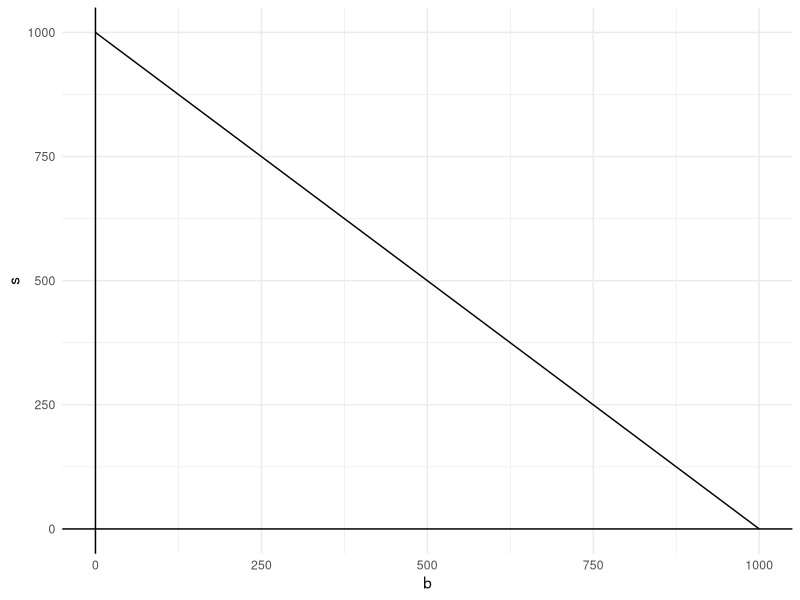
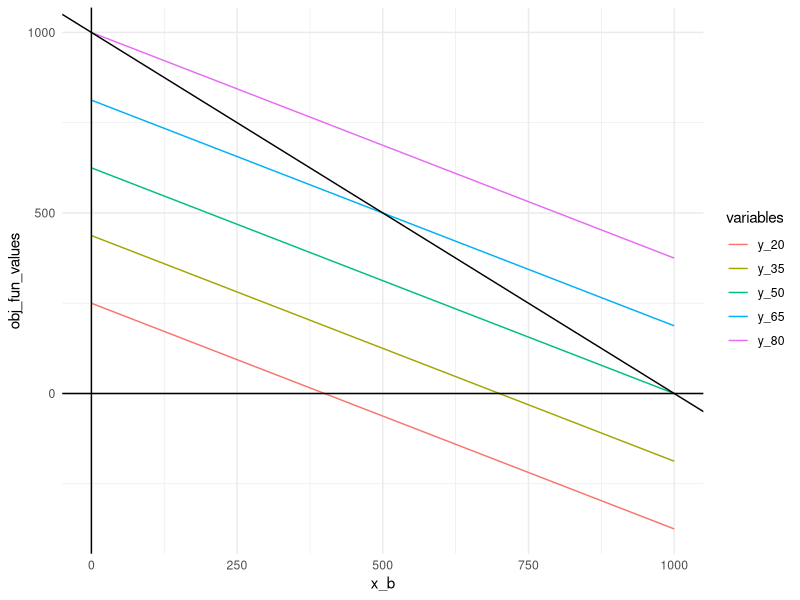

These figures' R source, in order:
## ---- chunk 1

library(tidyverse)
library(rmarkdown)
library(knitr)
library(xml2)
library(lpSolve) #Note this new library for Linear Programming

knitr::opts_chunk$set(echo = T, 
                      warning = T, 
                      message = F, 
                      eval = T, 
                      include = T,
                      fig.height=3.5, 
                      fig.width=3.5,
                      fig.align = 'center'
                      )
## ---- chunk 2

b <- 0:1000
s <- 1000 - b

ggplot(data.frame(cbind(b, s)), aes(b, s)) +
  geom_line() +
  geom_vline(xintercept = 0) + #vertical line
  geom_hline(yintercept = 0) + #horizontal line
  theme_minimal()

## ---- chunk 3

x_b <- 0:1000

y_20 <- (20-0.05*x_b)/0.08
y_35 <- (35-0.05*x_b)/0.08
y_50 <- (50-0.05*x_b)/0.08
y_65 <- (65-0.05*x_b)/0.08
y_80 <- (80-0.05*x_b)/0.08

data_plot_w <- cbind(x_b, y_20, 
                     y_35, y_50, 
                     y_65, y_80) %>%
  dplyr::as_tibble() #wide format

data_plot_l <- tidyr::gather(data_plot_w, 
                             y_20:y_80,
                             key = "variables",
                             value = "obj_fun_values") #long format

ggplot(data = data_plot_l, aes(x_b, obj_fun_values)) +
  geom_line(aes(color = variables)) +
  geom_vline(xintercept = 0) +
  geom_hline(yintercept = 0) +
  geom_abline(aes(intercept = 1000, slope = -1)) +
  theme_minimal()


## ---- chunk 4

optim_port <- lpSolve::lp(direction = "max",
                          objective.in = c(0.05, 0.08),
                          const.mat = matrix(c(1,1), #must be matrix
                                             nrow = 1,
                                             byrow = T
                                             ),
                          const.dir = c("<=", "<="),
                          const.rhs = 1000
                          )

optim_port$solution

optim_port$objval

## ---- chunk 5

optim_lp <- lpSolve::lp(direction = "max",
                        objective.in = c(25, 20),
                        const.mat = matrix(c(20, 12, 1/15, 1/15),
                                           nrow = 2,
                                           byrow = T),
                        const.dir = c("<=", "<="),
                        const.rhs = c(1800, 8)
                        )

optim_lp$solution

optim_lp$objval

## ---- chunk 6

num <- 2001 #number of points
u <- rnorm(num, 0, 1) #normal 0, 1 residuals

# One constraint per row: a[i], b[i] >= 0
A1 <- cbind(diag(2*num),0)

# a[i] - b[i] = y[i] - y
A2 <- cbind(diag(num), -diag(num), 1)

quant_med <- lpSolve::lp("min",
                         c(rep(1,2*num),0),
                         rbind(A1, A2),
                         c(rep(">=", 2*num), rep("=", num)),
                         c(rep(0,2*num), u)
                         )

quant_med$solution %>% tail()

median(u)
